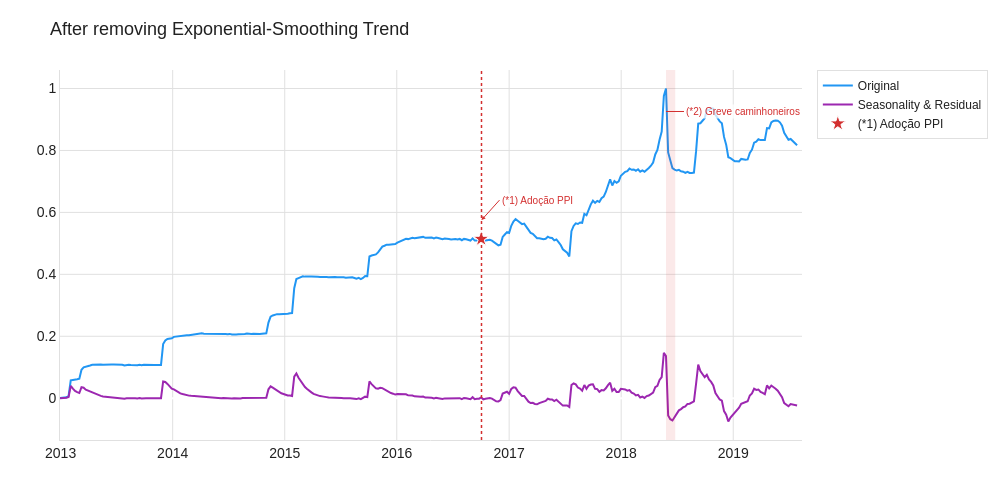

The notebook cell this image was saved under:
### Code cell
train_scaled_trend_es = train_scaled.ewm(alpha=0.2).mean()
train_scaled_sr_es = train_scaled - train_scaled_trend_es

plot_series(
    (train_scaled, "Original", PPT_COLORS["train"]),
    (train_scaled_sr_es, "Seasonality & Residual", PPT_COLORS["season"]),
    title="After removing Exponential-Smoothing Trend",
    save_name="06_sr_es",
)

### Figure 1 — Plotly figure (JSON) as saved in the notebook; plotly's stock layout.template omitted (floating-point values rounded to 4 significant figures; data arrays with more than 128 entries replaced by an {"elided": "..."} marker saying what was removed)
{"data": [{"line": {"color": "#2196F3", "width": 2}, "mode": "lines", "name": "Original", "type": "scatter", "x": {"elided": "344 str values"}, "y": {"elided": "344 float values"}}, {"line": {"color": "#9C27B0", "width": 2}, "mode": "lines", "name": "Seasonality & Residual", "type": "scatter", "x": {"elided": "344 str values"}, "y": {"elided": "344 float values"}}, {"hoverinfo": "text", "hovertext": "Out/2016 — Petrobras adota PPI (Preço de Paridade de Importação): preços passam a seguir Brent + câmbio", "marker": {"color": "#D32F2F", "line": {"color": "white", "width": 1}, "size": 12, "symbol": "star"}, "mode": "markers", "name": "(*1) Adoção PPI", "showlegend": true, "type": "scatter", "x": ["2016-10-02T00:00:00"], "y": [0.5143]}], "layout": {"annotations": [{"arrowcolor": "#D32F2F", "arrowhead": 2, "arrowsize": 0.8, "arrowwidth": 1, "ax": 18, "ay": -20, "bgcolor": "rgba(255,255,255,0.75)", "font": {"color": "#D32F2F", "size": 10}, "hovertext": "Out/2016 — Petrobras adota PPI (Preço de Paridade de Importação): preços passam a seguir Brent + câmbio", "showarrow": true, "text": "(*1) Adoção PPI", "x": "2016-10-03T00:00:00", "xanchor": "left", "xref": "x", "y": 0.5943, "yref": "paper"}, {"arrowcolor": "#D32F2F", "arrowhead": 0, "arrowwidth": 1, "ax": 18, "ay": 0, "bgcolor": "rgba(255,255,255,0.75)", "font": {"color": "#D32F2F", "size": 10}, "hovertext": "27/05–26/06/2018 — Greve dos caminhoneiros: vendas de diesel reduziram ~30%", "showarrow": true, "text": "(*2) Greve caminhoneiros", "x": "2018-05-27T00:00:00", "xanchor": "left", "xref": "x", "y": 0.8879, "yref": "paper"}], "font": {"color": "#212121", "family": "Arial", "size": 14}, "height": 500, "legend": {"bgcolor": "rgba(255,255,255,0.9)", "bordercolor": "#E0E0E0", "borderwidth": 1, "font": {"size": 12}}, "margin": {"b": 60, "l": 60, "r": 40, "t": 70}, "paper_bgcolor": "#FFFFFF", "plot_bgcolor": "#FFFFFF", "shapes": [{"line": {"color": "#D32F2F", "dash": "dot", "width": 1.5}, "type": "line", "x0": "2016-10-03T00:00:00", "x1": "2016-10-03T00:00:00", "xref": "x", "y0": 0, "y1": 1, "yref": "paper"}, {"fillcolor": "rgba(211,47,47,0.10)", "line": {"width": 0}, "type": "rect", "x0": "2018-05-27T00:00:00", "x1": "2018-06-26T00:00:00", "xref": "x", "y0": 0, "y1": 1, "yref": "paper"}], "title": {"font": {"color": "#212121", "size": 18}, "text": "After removing Exponential-Smoothing Trend"}, "width": 1000, "xaxis": {"gridcolor": "#E0E0E0", "linecolor": "#E0E0E0", "showgrid": true}, "yaxis": {"gridcolor": "#E0E0E0", "linecolor": "#E0E0E0", "showgrid": true}}}
